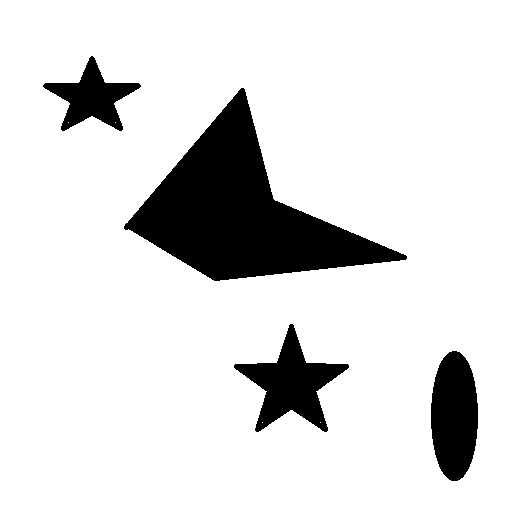
%> input picture map3.bmp, 532 x 528 px
$ octave mainTestCase3.m   (GNU Octave 9; MATLAB toolbox functions it lacks are replaced by stand-ins)
%> lines starting %> are read from the running program, lines starting %| are printed output that depends on the picture; in (x1, y1, x2, y2) boxes, pixels count from 0 and x2, y2 are one past the last pixel; in counts of white or black regions, pixels touching at a corner belong together; the program's own positions count from 1
### buildMap.m
function map=buildMap(fileName,rows,cols)
%> called with fileName = 'map3.bmp', rows = 50, cols = 50
    img=imread(fileName);
%> img: size 528x532 uint8; values 0 (black) and 15 (white), 87.8% white; 4 black regions, box (x1, y1, x2, y2) and area: (124, 88, 407, 281) 21692, (234, 324, 349, 432) 4869, (431, 351, 478, 481) 4833, (43, 56, 141, 131) 3001
    img_x=size(img,1);
%> img_x = 528
    img_y=size(img,2);
%> img_y = 532

    if rows>img_x
        fprintf("Rows greater than image size_x. considering rows as "+img_x+"\n")
        rows=img_x;
    end
    if cols>img_y
        fprintf("Cols greater than image size_y. considering cols as "+img_y+"\n")
        cols=img_y;
    end

    if rows<=0
        fprintf("Rows less than / equal to 0. considering rows as "+img_x+"\n")
        rows=img_x;
    end
    if cols<=0
        fprintf("Cols less than / equal to 0. considering cols as "+img_y+"\n")
        cols=img_y;
    end

    map1=ones(img_y,img_x);
    for i=1:img_x
        for j=1:img_y
            map1(j,img_x-i+1)=img(i,j);
        end
    end
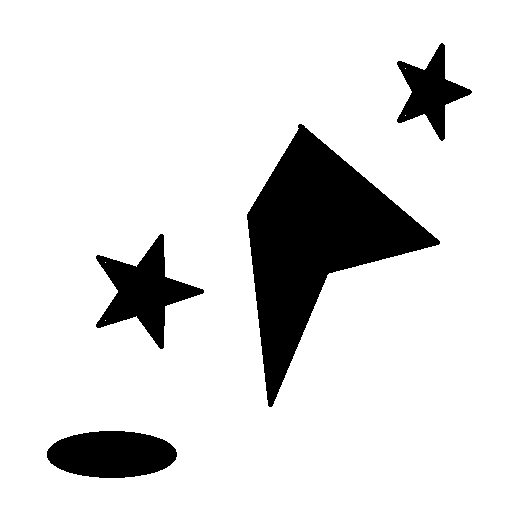
%> map1: size 532x528 double; values 0 (black) and 15 (white), 87.8% white; 4 black regions, box (x1, y1, x2, y2) and area: (247, 124, 440, 407) 21692, (96, 234, 204, 349) 4869, (47, 431, 177, 478) 4833, (397, 43, 472, 141) 3001

    map=ones(cols,rows);
    step_size_y=img_y/cols;
%> step_size_y = 10.64
    step_size_x=img_x/rows;
%> step_size_x = 10.56
    for i=1:cols
        for j=1:rows
            tmp=map1(floor((i-1)*step_size_y+1):floor(i*step_size_y),floor((j-1)*step_size_x+1):floor(j*step_size_x));
            if any(tmp(:)==0)
                map(i,j)=0;
            end
        end
    end
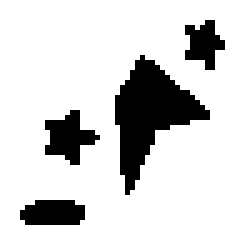
%> map: size 50x50 double (shown 5 times larger); values 0 (black) and 1 (white), 83.8% white; 4 black regions, box (x1, y1, x2, y2) and area: (23, 11, 42, 39) 234, (9, 22, 20, 33) 66, (4, 40, 17, 45) 57, (37, 4, 45, 14) 49
end

### plotMap.m
function plotMap(map)

n = size(map);
%> n = [50 50]

for i = 1:n(2)+1
   line([0.5,n(1)+0.5],[i-0.5,i-0.5]);
end

for i = 1:n(1)+1
   line([i-0.5,i-0.5],[0.5,n(2)+0.5]);
end
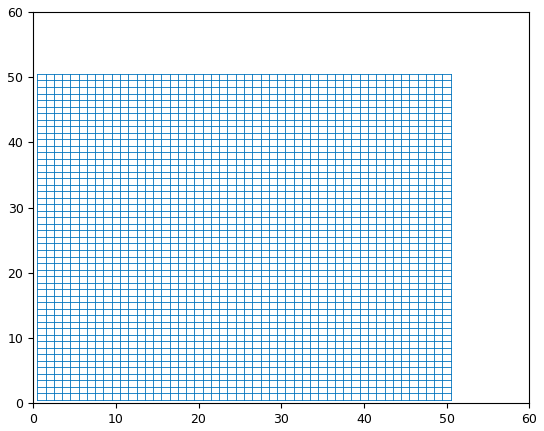
%> figure redrawn from the program's plot data

hold on;

for i = 1:n(1)
    for j = 1:n(2)
        if map(i,j) == 0
%> the run ends on the next line
            plotCircle(i,j,'k');
            hold on;
        end
    end
end

axis([-0.5,n(1)+1.5,-0.5,n(2)+1.5]);
axis equal;

end

### mainTestCase3.m
%TestCase 3
clear;

% reading and parsing a map
map = buildMap('map3.bmp', 50,50);

% plotting the map abstraction
plotMap(map);

$ run again, with map2.bmp copied over map3.bmp
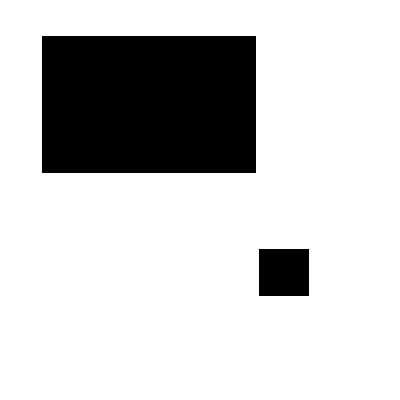
%> input picture map2.bmp, 400 x 400 px
%> img: size 400x400 uint8; 80.2% white; 2 black regions, box (x1, y1, x2, y2) and area: (42, 36, 256, 173) 29318, (259, 249, 309, 296) 2350
%> after the loop in buildMap, `for i=1:img_x`:
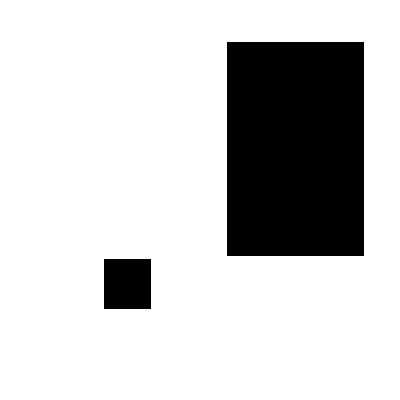
%> map1: size 400x400 double; 80.2% white; 2 black regions, box (x1, y1, x2, y2) and area: (227, 42, 364, 256) 29318, (104, 259, 151, 309) 2350
%> after the loop in buildMap, `for i=1:cols`:
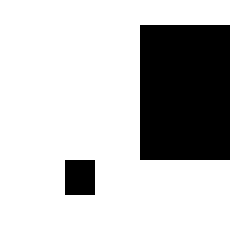
%> map: size 50x50 double (shown 5 times larger); values 0 (black) and 1 (white), 78.9% white; 2 black regions, box (x1, y1, x2, y2) and area: (28, 5, 46, 32) 486, (13, 32, 19, 39) 42
